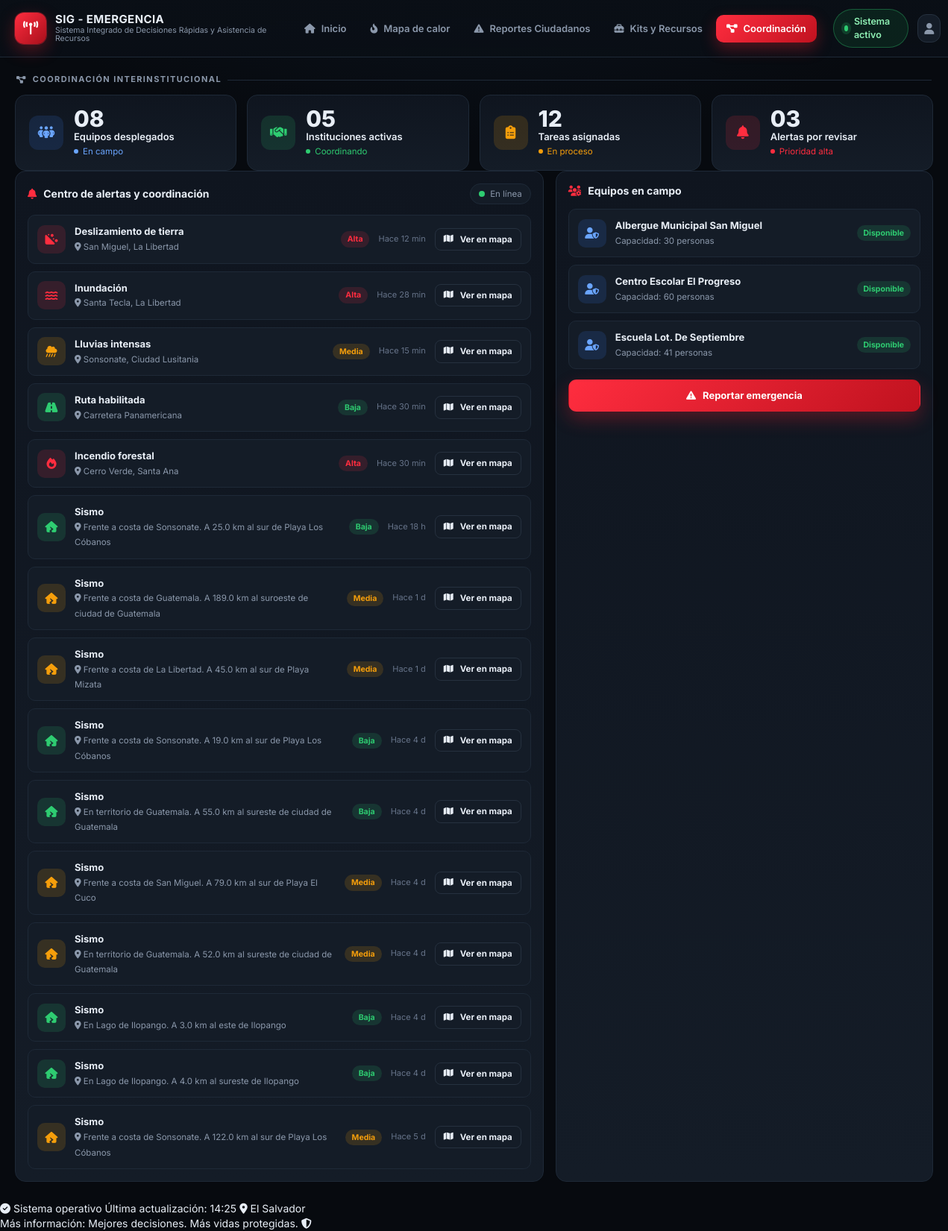
The app's page /coordinacion.php, older data.
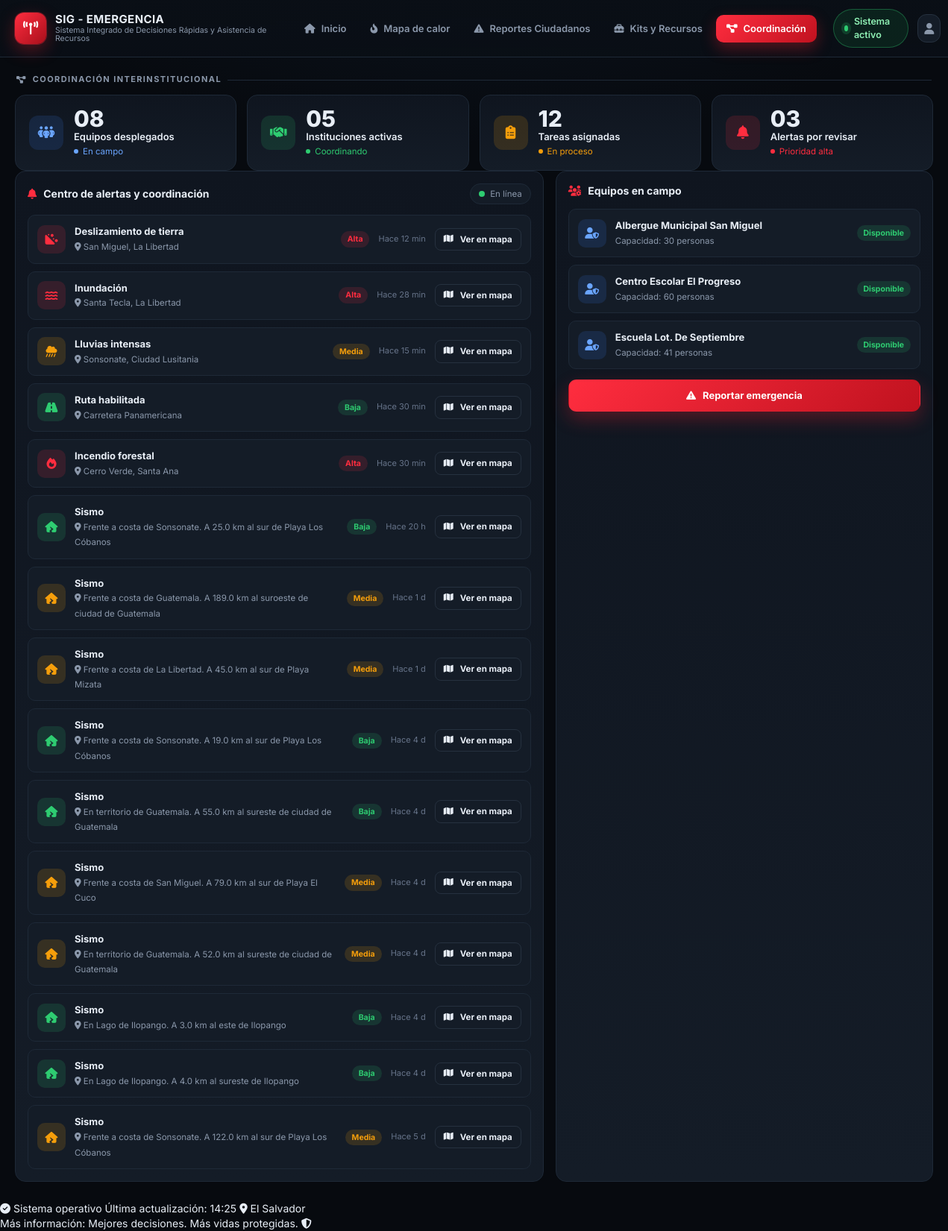
The same page, newer data.
### tables this page shows
CREATE TABLE alertas (
        id INTEGER PRIMARY KEY AUTOINCREMENT,
        nivel TEXT NOT NULL,
        tipo TEXT NOT NULL,
        lugar TEXT NOT NULL,
        tiempo TEXT NOT NULL,
        icon TEXT NOT NULL
    , lat REAL, lon REAL, ref TEXT, magnitud REAL, profundidad REAL, url TEXT, fuente TEXT, evento TEXT);

### includes/data.php (called while the page is built, shortened)
<?php
try {
    $pdo = db();
    $ALERTAS = $pdo->query("SELECT id, nivel, tipo, lugar, tiempo, icon FROM alertas ORDER BY id")->fetchAll();
    $ALBERGUES = $pdo->query("SELECT nombre AS n, distancia AS loc, capacidad AS cap, estado FROM albergues ORDER BY id")->fetchAll();
} catch (Throwable $e) {
}

### coordinacion.php (the view, shortened to what this page needs)
<?php
require_once __DIR__ . '/includes/data.php';
require __DIR__ . '/includes/header.php';
?>
<div class="section-label" style="margin-top:4px"><i class="fa-solid fa-diagram-project"></i> Coordinación interinstitucional</div>
<div class="grid stats">
  <div class="stat"><div class="ic blue"><i class="fa-solid fa-people-group"></i></div><div><div class="val">08</div><div class="lbl">Equipos desplegados</div><div class="sub blue"><span class="d"></span> En campo</div></div></div>
  <div class="stat"><div class="ic green"><i class="fa-solid fa-handshake"></i></div><div><div class="val">05</div><div class="lbl">Instituciones activas</div><div class="sub green"><span class="d"></span> Coordinando</div></div></div>
  <div class="stat"><div class="ic amber"><i class="fa-solid fa-clipboard-list"></i></div><div><div class="val">12</div><div class="lbl">Tareas asignadas</div><div class="sub amber"><span class="d"></span> En proceso</div></div></div>
  <div class="stat"><div class="ic red"><i class="fa-solid fa-bell"></i></div><div><div class="val">03</div><div class="lbl">Alertas por revisar</div><div class="sub red"><span class="d"></span> Prioridad alta</div></div></div>
</div>
<div class="grid" style="grid-template-columns:1.4fr 1fr;">
  <div class="panel">
    <div class="panel-head"><h3><i class="fa-solid fa-bell"></i> Centro de alertas y coordinación</h3><span class="chip"><span class="dot-g"></span> En línea</span></div>
    <div class="list">
      <?php foreach ($ALERTAS as $al): ?>
        <div class="row">
          <div class="ic <?= $al['nivel'] === 'baja' ? 'green' : ($al['nivel'] === 'media' ? 'amber' : 'red') ?>"><i class="fa-solid <?= htmlspecialchars($al['icon']) ?>"></i></div>
          <div class="txt"><strong><?= htmlspecialchars($al['tipo']) ?></strong><small><i class="fa-solid fa-location-dot"></i> <?= htmlspecialchars($al['lugar']) ?></small></div>
          <span class="badge <?= $al['nivel'] ?>"><?= ucfirst($al['nivel']) ?></span>
          <span class="time"><?= htmlspecialchars($al['tiempo']) ?></span>
          <a class="btn btn-ghost btn-xs" href="reportes.php?alerta=<?= (int)($al['id'] ?? 0) ?>"><i class="fa-solid fa-map"></i> Ver en mapa</a>
        </div>
      <?php endforeach; ?>
    </div>
  </div>
  <div class="panel">
    <div class="panel-head"><h3><i class="fa-solid fa-users-gear"></i> Equipos en campo</h3></div>
    <div class="list">
      <?php foreach ($ALBERGUES as $a): ?>
        <div class="row">
          <div class="ic blue"><i class="fa-solid fa-user-shield"></i></div>
          <div class="txt"><strong><?= $a['n'] ?></strong><small><?= $a['cap'] ?></small></div>
          <span class="badge disp"><?= $a['estado'] ?></span>
        </div>
      <?php endforeach; ?>
    </div>
    <a class="btn btn-red btn-block" style="margin-top:14px" href="reportar.php"><i class="fa-solid fa-triangle-exclamation"></i> Reportar emergencia</a>
  </div>
</div>
<?php require __DIR__ . '/includes/footer.php'; ?>

Row changes from the older to the newer data that the page shows:
changed alertas "Frente a costa de Sonsonate. A 25.0 km al sur de Playa Los Cóbanos": tiempo "Hace 18 h" → "Hace 20 h"
